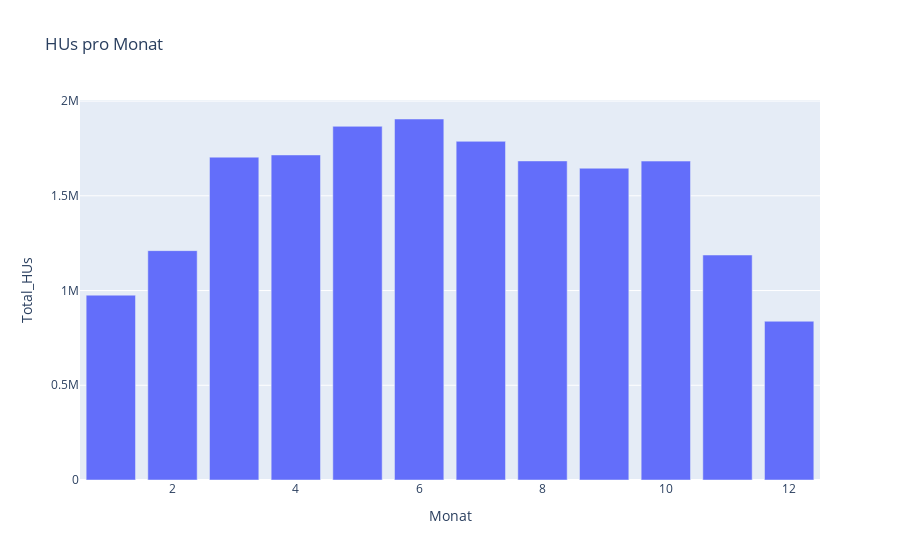

Notebook code for this chart:
### Markdown cell above
Unter der Wochen werden die meisten HUs durchgeführt. Sonntags kaum welche.

### Code cell
# Monat aus Datum extrahieren
df = df_all_days.with_columns(pl.col("DATUM").dt.month().alias("Monat"))

# HUs pro Monat aggregieren
df_monthly = df.group_by("Monat").agg(pl.col("HU").sum().alias("Total_HUs"))

# Umwandlung in pandas DataFrame
#df_monthly_pd = df_monthly.to_pandas()

# Visualisierung
import plotly.express as px
fig = px.bar(df_monthly, x="Monat", y="Total_HUs", title="HUs pro Monat")
fig.show()

### Figure 1 — Plotly figure (JSON) as saved in the notebook; plotly's stock layout.template omitted (floating-point values rounded to 4 significant figures)
{"data": [{"alignmentgroup": "True", "hovertemplate": "Monat=%{x}<br>Total_HUs=%{y}<extra></extra>", "legendgroup": "", "marker": {"color": "#636efa", "pattern": {"shape": ""}}, "name": "", "offsetgroup": "", "orientation": "v", "showlegend": false, "textposition": "auto", "type": "bar", "x": [5, 2, 6, 9, 12, 11, 3, 10, 1, 4, 7, 8], "xaxis": "x", "y": [1866773, 1210589, 1905406, 1645604, 837891, 1187505, 1703927, 1683303, 975607, 1715713, 1787508, 1684069], "yaxis": "y"}], "layout": {"barmode": "relative", "legend": {"tracegroupgap": 0}, "title": {"text": "HUs pro Monat"}, "xaxis": {"anchor": "y", "domain": [0, 1], "title": {"text": "Monat"}}, "yaxis": {"anchor": "x", "domain": [0, 1], "title": {"text": "Total_HUs"}}}}
